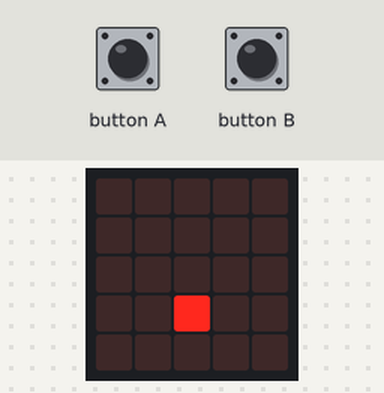
A program run on a simulated BBC micro:bit (MakeCode). Shown: the board's 5×5 LED display. Inputs (shaded band) come from the test bench.

Above: at 1.2 s.
1.3 s: button A pressed for 0.15 s
At 1.9 s:
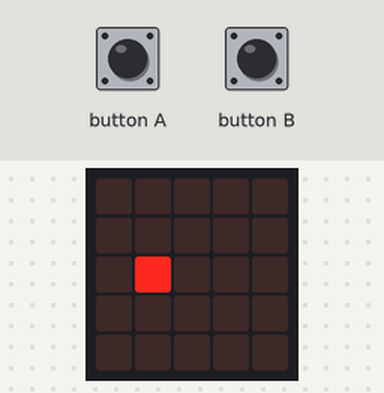
2.0 s: button B pressed for 0.15 s
At 2.37 s:
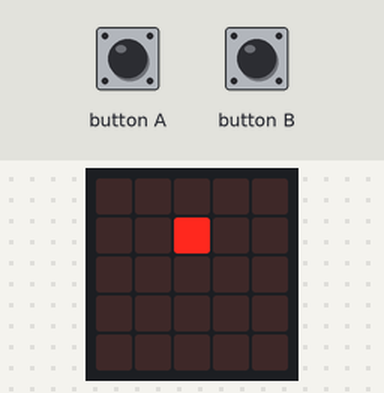
2.7 s: button B pressed for 0.15 s
At 3.33 s:
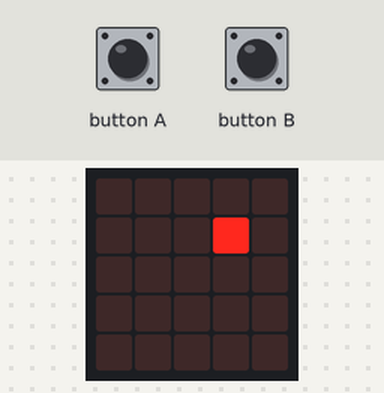
3.4 s: button A pressed for 0.15 s
At 4.0 s:
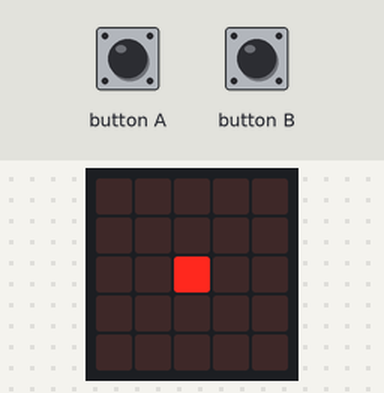
4.1 s: button B pressed for 0.15 s
At 4.46 s:
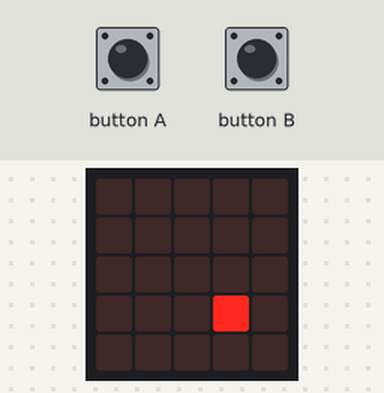
4.8 s: button B pressed for 0.15 s
At 5.6 s:
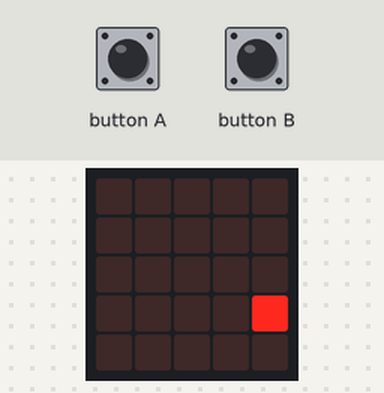
Timing chart, 0 to 7.8 s (numbered marks = the images above; inputs shaded):
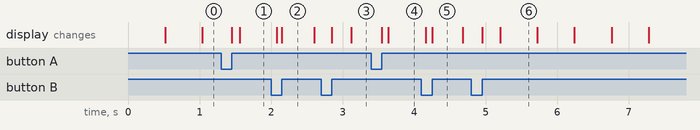

The program:

main.ts
```typescript
input.onButtonPressed(Button.A, function () {
    led.unplot(posX, posY)
    posX += -1
    if (posX < 0) {
        posX = 4
    }
    led.plot(posX, posY)
})
input.onButtonPressed(Button.B, function () {
    led.unplot(posX, posY)
    posX += 1
    if (posX > 4) {
        posX = 0
    }
    led.plot(posX, posY)
})
let posY = 0
let posX = 0
posX = 2
posY = 2
let direction = 1
led.plot(posX, posY)
basic.forever(function () {
    led.unplot(posX, posY)
    posY += direction
    led.plot(posX, posY)
    if (posY >= 4) {
        direction = -1
    } else if (posY <= 0) {
        direction = 1
    }
    basic.pause(500)
})
```

test.ts
```typescript
// les tests vont ici ; cela ne sera pas compilé si ce paquet est utilisé en tant qu'extension.
```

Measured:
- after the input at 1.3 s, the display: first changes after 0.15 s (image 1 shows a later state)
- after the input at 2.0 s, the display: first differs from a run without the input after 0.15 s (image 2)
- after the input at 2.7 s, the display: first changes after 0.15 s (image 3 shows a later state)
- after the input at 3.4 s, the display: first changes after 0.15 s (image 4 shows a later state)
- after the input at 4.1 s, the display: first differs from a run without the input after 0.15 s (image 5)
- after the input at 4.8 s, the display: first changes after 0.15 s (image 6 shows a later state)
- what the display in image 2 shows lasts 0.4 s, from 2.2 s to 2.6 s
